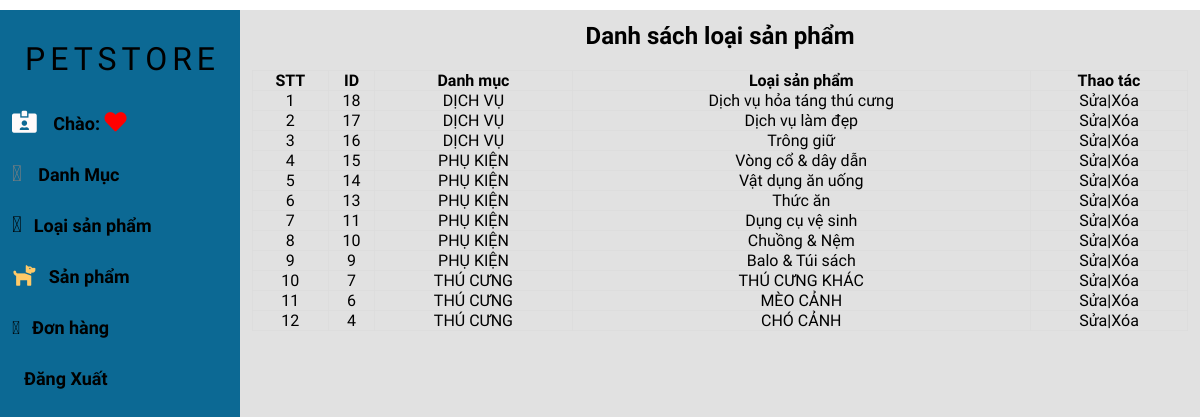
Screenshot of /admin/brandlist.php with the database file from the repository.
### tables this page shows
CREATE TABLE `tbl_brand` (
  `brand_id` int(11) NOT NULL,
  `cartegory_id` int(11) NOT NULL,
  `brand_name` varchar(255) NOT NULL
);

CREATE TABLE `tbl_cartegory` (
  `cartegory_id` int(11) NOT NULL,
  `cartegory_name` varchar(255) NOT NULL
);

### admin/database.php (called while the page is built, shortened)
<?php
Class Database{
    public $host = DB_HOST;
    public $user = DB_USER;
    public $pass = DB_PASS;
    public $dbname = DB_NAME;
    public $link;
    private function connectDB(){
        $this->link = new mysqli($this->host, $this->user, $this->pass, $this->dbname);
        if($this->link){
            return false;
        }
    }
    public function select($query){
        $result = $this->link->query($query) or
          die($this->link->error.__LINE__);
        if($result->num_rows > 0){
            return $result;
        } else {
            return false;
        }
    }
}
?>

### admin/class/brand_class.php (called while the page is built, shortened)
<?php
include "database.php";
?>
<?php
class brand{
    private $db;
    public function __construct()
    {
        $this->db = new Database();
    }
    public function show_brand(){
        $query = "SELECT tbl_brand.*, tbl_cartegory.cartegory_name
                  FROM tbl_brand INNER JOIN tbl_cartegory ON tbl_brand.cartegory_id = tbl_cartegory.cartegory_id
                  ORDER BY tbl_brand.brand_id DESC";
        $result = $this ->db->select($query);
        return $result;
    }
}
?>

### admin/brandlist.php (the view, shortened to what this page needs)
<?php
include "header.php";
include "slider.php";
include "class/brand_class.php";
?>
<?php
$brand = new brand;
$show_brand= $brand ->show_brand();
?>
<div class="admin-content-right">
<div style="width: 100%; text-align: center" class="admin-content-right-cartegory_list">
<h1> Danh sách loại sản phẩm</h1>
                <table >
                    <tr>
                        <th>STT</th>
                        <th>ID</th>
                        <th>Danh mục</th>
                        <th>Loại sản phẩm</th>
                        <th>Thao tác</th>
                    </tr>
                    <?php
                    if($show_brand){ $i=0;
                        while($result = $show_brand->fetch_assoc()) {$i++;
                    ?>
                    <tr>
                        <td><?php echo $i ?></td>
                        <td><?php echo $result['brand_id'] ?></td>
                        <td><?php echo $result['cartegory_name'] ?></td>
                        <td><?php echo $result['brand_name'] ?></td>
                        <td><a href="brandedit.php?brand_id=<?php echo $result['brand_id'] ?>" >Sửa</a>|<a href="branddelete.php?brand_id=<?php echo $result['brand_id'] ?>">Xóa</a></td>
                    </tr>
                    <?php
                        }
                    }
                    ?>
                </table>
    </section>
</body>
</html>

### admin/header.php (shortened to what this page needs)
<!DOCTYPE html>
<html lang="en">
<head>
    <link rel="stylesheet" type="text/css" href="style.css">
    <link rel="stylesheet" href="https://pro.fontawesome.com/releases/v5.10.0/css/all.css"
 />
<body>

### admin/slider.php (shortened to what this page needs)
<section class="admin-content row space-between">
        <div class="admin-content-left">
            <div class="header-top-left">
            <a href="home.php"><p><i class="fad fa-paw-alt" style="color: rgb(224, 129, 5)"></i> PETSTORE</a>
            </div>
            <ul>
            <li><a  href="#"><i class="fas fa-id-card-alt" style="color: snow; font-size:22px"></i> Chào: <span style="color:blueviolet; font-size:22px"><i class="fas fa-heart"style="color: red"></i></span></a>
                <li><a href="#"><i class="fad fa-bars"style="color: gray; font-size:22px"></i> Danh Mục</a>
                </li>
                <li><a href="#"><i class="fad fa-cat" style="color: black; font-size:22px"></i>Loại sản phẩm</a>
                </li>
                <li><a href="#"><i class="fas fa-dog" style="color: rgb(255, 202, 104); font-size:22px"></i>Sản phẩm</a>
                </li>
                <li><a href="#"><i class="fad fa-shopping-basket"></i>Đơn hàng</a>
                </li>
                <li><a href="../index.php"><i class="fas fa-sign-out"></i>Đăng Xuất</a>
            </ul>
        </div>

### admin/style.css (style rules this page uses)
:root { --maincolor: #0462a0; --subcolor: #0c6994; }
* { margin: 0; padding: 0; box-sizing: border-box; font-family: 'Solway', serif; color: #000; }
a { text-decoration: none; color: black; }
ul { list-style: none; }
.row { display: flex; }
.space-between { justify-content: space-between; color: rgb(255, 202, 104); }
.admin-content { padding-top: 10px; }
.admin-content-left { width: 20%; padding: 30px 0 0 12px; background-color: var(--subcolor); }
.admin-content-left>ul>li>a { font-weight: bold; font-size: 18px; }
.admin-content-left > ul > li { line-height: 30px; margin-bottom: 20px; }
.admin-content-left > ul > li i { margin-right: 12px; line-height: 22px; }
.admin-content-right { width: 80%; background-color: rgba(221, 221, 221, 0.867); padding: 12px 12px; height: 100vh; overflow-y: scroll; }
.header-top-left p { font-family: "Otomanopee One", sans-serif; color: var(--maincolor); font-weight: 400; font-size: 32px; letter-spacing: 5px }
.header-top-left { margin-bottom: 30px; }
.admin-content-right-cartegory_list table { width: 100%; text-align: center; margin-top: 20px; }
.admin-content-right-cartegory_list table tr th,td { border: 1px solid #dddd; }
table { border-collapse: collapse ; }

### rows the page displays
tbl_brand: brand_id "18", cartegory.cartegory_name "DỊCH VỤ", brand_name "Dịch vụ hỏa táng thú cưng"
tbl_brand: brand_id "17", cartegory.cartegory_name "DỊCH VỤ", brand_name "Dịch vụ làm đẹp"
tbl_brand: brand_id "16", cartegory.cartegory_name "DỊCH VỤ", brand_name "Trông giữ"
tbl_brand: brand_id "15", cartegory.cartegory_name "PHỤ KIỆN", brand_name "Vòng cổ & dây dẫn"
tbl_brand: brand_id "14", cartegory.cartegory_name "PHỤ KIỆN", brand_name "Vật dụng ăn uống"
tbl_brand: brand_id "13", cartegory.cartegory_name "PHỤ KIỆN", brand_name "Thức ăn"
tbl_brand: brand_id "11", cartegory.cartegory_name "PHỤ KIỆN", brand_name "Dụng cụ vệ sinh"
tbl_brand: brand_id "10", cartegory.cartegory_name "PHỤ KIỆN", brand_name "Chuồng & Nệm"
tbl_brand: brand_id "9", cartegory.cartegory_name "PHỤ KIỆN", brand_name "Balo & Túi sách"
tbl_brand: brand_id "7", cartegory.cartegory_name "THÚ CƯNG", brand_name "THÚ CƯNG KHÁC"
tbl_brand: brand_id "6", cartegory.cartegory_name "THÚ CƯNG", brand_name "MÈO CẢNH"
tbl_brand: brand_id "4", cartegory.cartegory_name "THÚ CƯNG", brand_name "CHÓ CẢNH"
